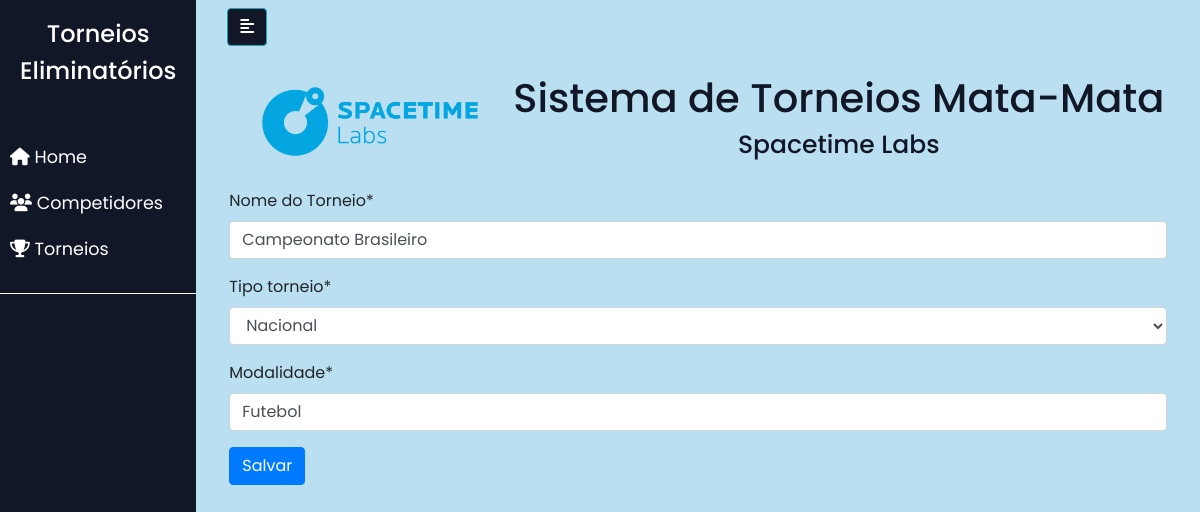
The page /torneio/editar_torneio/1/ on the database its author committed.
### torneio/models.py (models this page shows, shortened)
class Torneio(models.Model):
    nome_torneio = models.CharField(max_length=120)
    tipo_torneio = models.CharField(max_length=50)
    modalidade = models.CharField(max_length=120)
    competidor = models.ManyToManyField(Competidor)
    em_andamento = models.BooleanField(default=False)

### torneio/views.py (the view)
class TorneioUpdate(UpdateView):
    form_class = TorneioForm
    model = Torneio
    template_name = "editar_torneio.html"
    success_url = reverse_lazy("buscar_torneio")

### torneio/forms.py
class TorneioForm(forms.ModelForm):
    nome_torneio = forms.CharField(label="Nome do Torneio")
    tipo_torneio = forms.ChoiceField(choices=TIPO_TORNEIO)
    modalidade = forms.CharField(
        widget=forms.TextInput(attrs={"placeholder": "Ex: Futebol, volei..."}),
        label="Modalidade",
    )
    class Meta:
        model = Torneio
        fields = [
            "nome_torneio",
            "tipo_torneio",
            "modalidade",
        ]

### torneio/templates/editar_torneio.html (shortened to what this page needs)
{% extends 'base.html' %}
{% load bootstrap4 %}
{% load crispy_forms_tags %}
{% block content %}
<form method="post">
    {{ form|crispy }}
    <button type="submit" class="btn btn-primary">Salvar</button>
</form>
{% endblock %}

### static/css/styles.css (style rules this page uses)
body { font-family: 'Poppins', sans-serif; background: #badff0; }

### rows shown on the page
Torneio: nome_torneio "Campeonato Brasileiro", tipo_torneio "Nacional", modalidade "Futebol"
